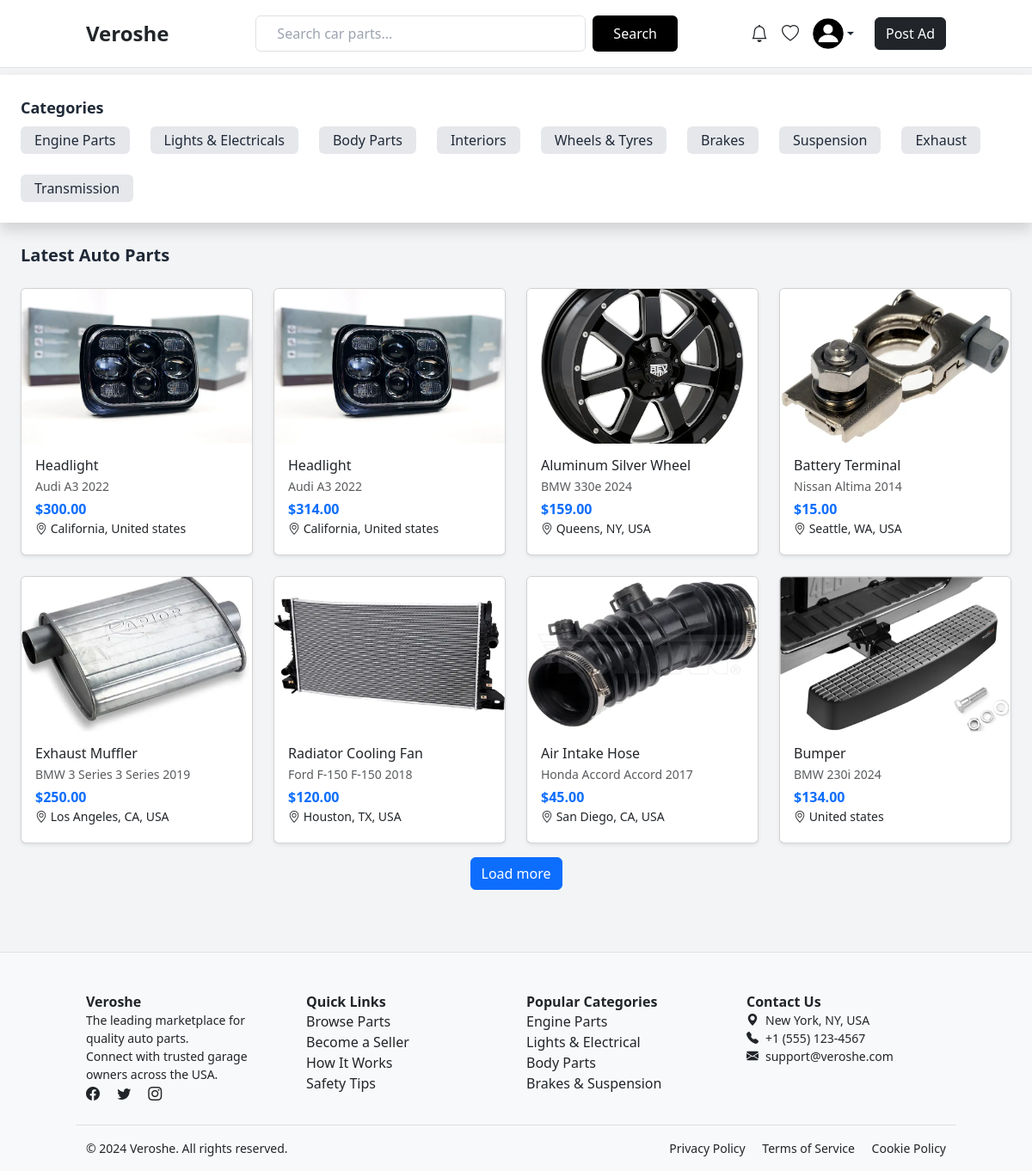
Screenshot of / (signed in) with the database file from the repository.
### core/models.py (models this page shows, shortened)
class Category(models.Model):
    name = models.CharField(max_length=100)
    slug = models.SlugField(unique=True)

class Ad(models.Model):
    seller = models.ForeignKey(settings.AUTH_USER_MODEL, on_delete=models.CASCADE)
    category = models.ForeignKey(Category, choices=CATEGORY_CHOICES, on_delete= models.CASCADE, null=True, blank=True)
    title = models.CharField(max_length=255)
    make = models.CharField(max_length=255, null=True, blank=True)
    model = models.CharField(max_length=255, null=True, blank=True)
    sub_model = models.CharField(max_length=100, null=True, blank=True)
    year = models.PositiveIntegerField(blank=True, null=True)
    fuel_type = models.CharField(max_length=20, choices=FUEL_CHOICES, null=True, blank=True)
    transmission = models.CharField(max_length=20,choices=TRANSMISSION_CHOICES, default='Manual', blank=True, null=True)
    description = models.TextField(blank=True, null=True)
    price = models.DecimalField(max_digits=10, decimal_places=2)
    image = models.ImageField(upload_to='ads/', blank=True, null=True)
    location = models.CharField(max_length=100, blank=True, null=True)
    mobile_number = models.CharField(max_length=15, blank=True, null=True)
    is_expired = models.BooleanField(default=False)
    created_at = models.DateTimeField(auto_now_add=True)
    views = models.IntegerField(default=0)
    is_active = models.BooleanField(default=True)

### core/views.py (the view, shortened to what this page needs)
# urls.py: 2. Add a URL to urlpatterns:  path('', views.home, name='home')
def home(request):
    makes = Ad.objects.values_list('make', flat=True).distinct()
    models = Ad.objects.values_list('model', flat=True).distinct()
    submodels = Ad.objects.values_list('sub_model', flat=True).distinct()
    ads = Ad.objects.filter(is_active=True, is_expired=False).order_by('-created_at') # assuming you want latest first
    categories = Category.objects.all()
    years = list(range(datetime.now().year, 1950, -1))
    paginator = Paginator(ads, 8)
    page_number = request.GET.get('page', 1)
    page_obj = paginator.get_page(page_number)
    return render(request, 'core/home.html', { 'page_obj': page_obj,  # Show only first 10 ads initially
        "show_search": True,
        'categories': categories,
        'years': years,
        'makes': makes,
        'models': models,
        'submodels': submodels,
    })

### core/templates/core/home.html (shortened to what this page needs)
{% extends 'core/base.html' %}
{% load custom_filters %}
{% load static %}
{% block content %}
<section class="bg-white p-4 shadow mt-2">
  <h2 class="text-lg font-semibold mb-2">Categories</h2>
  <div class="flex gap-4 flex-wrap">
    {% for category in categories %}
    <a href="{% url 'search_results' %}?category={{ category.id }}" class="px-3 py-1 bg-gray-200 rounded hover:bg-blue-100">{{ category.name }}</a>
    {% endfor %}
  </div>
</section>
<main class="p-6">
  <h2 class="text-xl font-bold mb-4">Latest Auto Parts</h2>
  <div id="ads-container" class="grid grid-cols-1 md:grid-cols-2 lg:grid-cols-4 gap-6">
    {% for ad in page_obj %}
      <div class="col">
        <div class="card h-100 shadow-sm">
          {% if ad.image %}
            <img src="{{ ad.image.url }}" class="card-img-top" alt="{{ ad.title }}" style="height: 180px; object-fit: cover;">
          {% else %}
            <div class="bg-light d-flex align-items-center justify-content-center" style="height: 180px;">
              <span class="text-muted">No image</span>
            </div>
          {% endif %}
          <div class="card-body">
            <h6 class="card-title mb-1 text-truncate">{{ ad.title }}</h6>
            <p class="small text-muted mb-1">{{ ad.make  }} {{ ad.model }} {{ ad.year }}</p>
            <p class="fw-bold text-primary">${{ ad.price }}</p>
            <p class="small mb-1"><i class="bi bi-geo-alt"></i> {{ ad.location }}</p>
          </div>
        </div>
      </div>
    {% empty %}
      <p>No ads available yet.</p>
    {% endfor %}
  </div>
  <div class="text-center mt-3">
    {% if page_obj.has_next %}
      <button id="load-more" class="btn btn-primary" data-page="2">Load more</button>
    {% endif %}
  </div>
</main>
{% endblock %}

### rows the page displays
Category: name "Engine Parts"
Category: name "Lights & Electricals"
Category: name "Body Parts"
Category: name "Interiors"
Category: name "Wheels & Tyres"
Category: name "Brakes"
Category: name "Suspension"
Category: name "Exhaust"
Category: name "Transmission"
Ad: image (picture), title "Headlight", make "Audi", model "A3", year "2022", price "300.00", location "California, United states"
Ad: image (picture), title "Headlight", make "Audi", model "A3", year "2022", price "314.00", location "California, United states"
Ad: image (picture), title "Aluminum Silver Wheel", make "BMW", model "330e", year "2024", price "159.00", location "Queens, NY, USA"
Ad: image (picture), title "Battery Terminal", make "Nissan", model "Altima", year "2014", price "15.00", location "Seattle, WA, USA"
Ad: image (picture), title "Exhaust Muffler", make "BMW 3 Series", model "3 Series", year "2019", price "250.00", location "Los Angeles, CA, USA"
Ad: image (picture), title "Radiator Cooling Fan", make "Ford F-150", model "F-150", year "2018", price "120.00", location "Houston, TX, USA"
Ad: image (picture), title "Air Intake Hose", make "Honda Accord", model "Accord", year "2017", price "45.00", location "San Diego, CA, USA"
Ad: image (picture), title "Bumper", make "BMW", model "230i", year "2024", price "134.00", location "United states"
